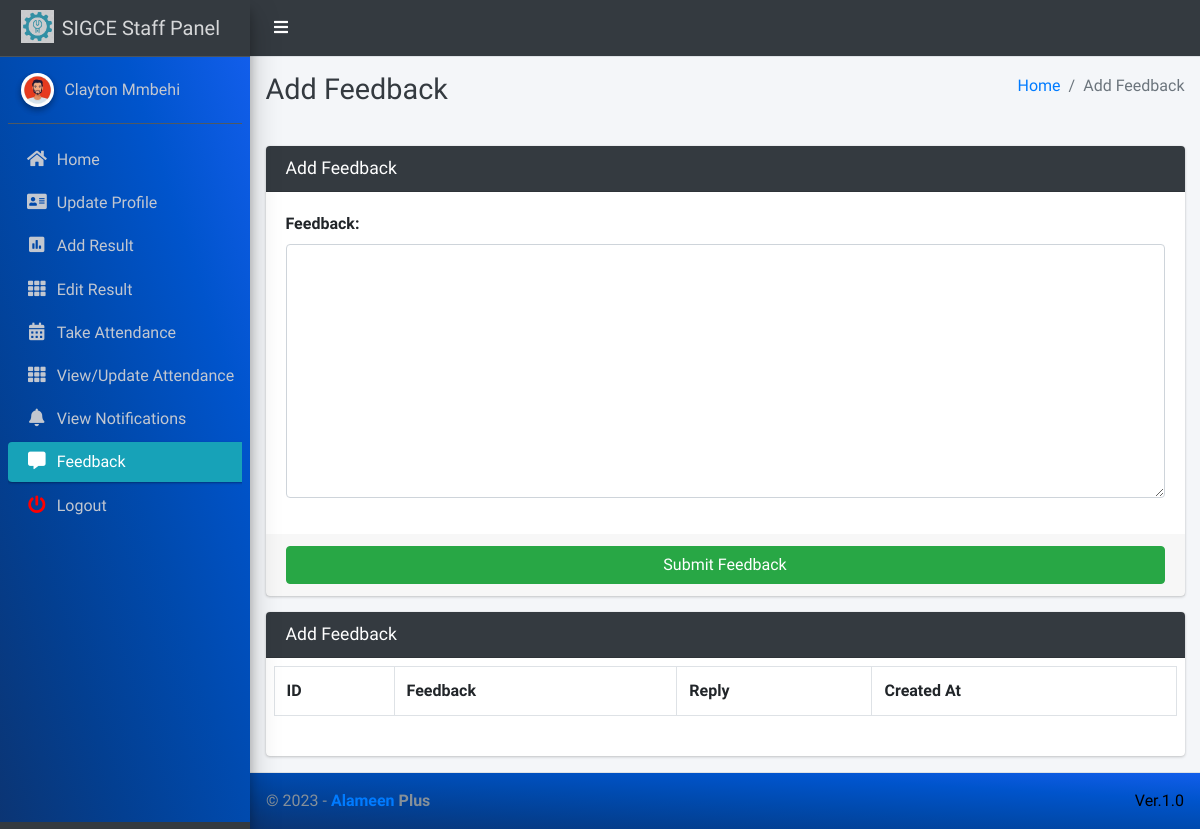
The app's page /staff/feedback/ (signed in) with its own data.
### main_app/models.py (models this page shows)
class CustomUser(AbstractUser):
    USER_TYPE = ((1, "HOD"), (2, "Staff"), (3, "Student"))
    GENDER = [("M", "Male"), ("F", "Female")]
    username = None  # Removed username, using email instead
    email = models.EmailField(unique=True)
    user_type = models.CharField(default=1, choices=USER_TYPE, max_length=1)
    gender = models.CharField(max_length=1, choices=GENDER)
    profile_pic = models.ImageField()
    address = models.TextField()
    created_at = models.DateTimeField(auto_now_add=True)
    updated_at = models.DateTimeField(auto_now=True)
    USERNAME_FIELD = "email"
    REQUIRED_FIELDS = []
    objects = CustomUserManager()
    def __str__(self):
        return  self.first_name + " " + self.last_name

### main_app/staff_views.py (the view, shortened to what this page needs)
# urls.py: path("staff/feedback/", staff_views.staff_feedback, name='staff_feedback'),
def staff_feedback(request):
    form = FeedbackStaffForm(request.POST or None)
    staff = get_object_or_404(Staff, admin_id=request.user.id)
    context = {
        'form': form,
        'feedbacks': FeedbackStaff.objects.filter(staff=staff),
        'page_title': 'Add Feedback'
    }
    return render(request, "staff_template/staff_feedback.html", context)

### main_app/forms.py
class FeedbackStaffForm(FormSettings):
    def __init__(self, *args, **kwargs):
        super(FeedbackStaffForm, self).__init__(*args, **kwargs)
    class Meta:
        model = FeedbackStaff
        fields = ['feedback']

### main_app/templates/staff_template/staff_feedback.html (shortened to what this page needs)
{% extends 'main_app/base.html' %}
{% load static %}
{% block page_title %}{{page_title}}{% endblock page_title %}
{% block content %}
<section class="content">
    <div class="container-fluid">
        <div class="row">
            <div class="col-md-12">
                <div class="card card-dark">
                    <div class="card-header">
                        <h3 class="card-title">{{page_title}}</h3>
                    </div>
                    {% include "main_app/form_template.html" with messages=messages  form=form button_text="Submit Feedback"%}
                </div>
<div class="card card-dark">
    <div class="card-header"><h3 class="card-title">{{page_title}}</h3>
    </div>
   <div class="table p-2">
       <table class="table table-bordered">
           <tr>
               <th>ID</th>
               <th>Feedback</th>
               <th>Reply</th>
            <th>Created At</th>
        </tr>
        </table>
    </div>
    </div>
            </div>
        </div>
    </div>
</section>
{% endblock content %}

### main_app/templates/main_app/sidebar_template.html (shortened to what this page needs)
{% load static %}
<aside class="main-sidebar sidebar-dark-info elevation-4">
    {% if request.user.user_type == '1' %}
    <a href="{% url 'admin_home' %}" class="brand-link">
        <img src="{% static 'dist/img/virusx.png' %} " alt="Alameen Plus Logo"
            class="brand-image " >
        <span class="brand-text font-weight-light" >A+ Admin Panel</span>
    </a>
    <div class="sidebar" style="background-image: linear-gradient(to right top, #0b3574, #033f91, #004aae, #0054cc, #125eeb);">
        <div class="user-panel mt-3 pb-3 mb-3 d-flex">
            <div class="image">
                <img src="{{ request.user.profile_pic}}" class="img-circle elevation-2" alt="User Image">
            </div>
            <div class="info">
                <a href="#" class="d-block">{{user}}</a>
            </div>
        </div>
        <nav class="mt-2">
            <ul class="nav nav-pills nav-sidebar flex-column" data-widget="treeview" role="menu" data-accordion="false">
                <li class="nav-item">
                    {% url 'admin_home' as admin_home %}
                    <a href="{{admin_home}}" class="nav-link {% if admin_home == request.path %} active {% endif %}">
                        <i class="nav-icon fas fa-home"></i>
                        <p>
                            Home
                        </p>
                    </a>
                </li>
                <li class="nav-item">
                    {% url 'admin_view_profile' as admin_view_profile %}
                    <a href="{{admin_view_profile}}"
                        class="nav-link {% if admin_view_profile == request.path %} active {% endif %}">
                        <i class="nav-icon fas fa-address-card"></i>
                        <p>
                            Update Profile
                        </p>
                    </a>
                </li>
                <!-- <li class="nav-item has-treeview">
                    <a href="#" class="nav-link" >
                        <i class="nav-icon fas fa-bookmark"></i>
                        <p>
                            Course
                            <i class="fas fa-angle-left right"></i>
                        </p>
                    </a>
                    <ul class="nav nav-treeview">
                        <li class="nav-item">
                            {% url 'add_course' as add_course %}
                            <a href="{{add_course}}"
                                class="nav-link  {% if add_course == request.path %} active {% endif %}">
                                <i class="far fa-circle nav-icon"></i>
                                <p>
                                    Add Course
                                </p>
                            </a>
                        </li>
                    </ul>
                </li> -->
                <li class="nav-item has-treeview">
                    <a href="#" class="nav-link">
                        <i class="nav-icon fas fa-book"></i>
                        <p>
                            Subject
                            <i class="fas fa-angle-left right"></i>
                        </p>
                    </a>
                    <ul class="nav nav-treeview">
                        <li class="nav-item">
                            {% url 'add_subject' as add_subject %}
                            <a href="{{add_subject}}"
                                class="nav-link  {% if add_subject == request.path %} active {% endif %}">
                                <i class="far fa-circle nav-icon"></i>
                                <p>
                                    Add Subject
                                </p>
                            </a>
                        </li>
                        <li class="nav-item">
                            {% url 'manage_subject' as manage_subject %}
                            {% url 'edit_subject' subject_id as edit_subject %}
                            <a href="{{manage_subject}}"
                                class="nav-link  {% if edit_subject == request.path or manage_subject == request.path %} active {% endif %}">
                                <i class="far fa-circle nav-icon"></i>
                                <p>
                                    Manage Subject
                                </p>
                            </a>
                        </li>
                    </ul>
                </li>
                <li class="nav-item has-treeview">
                    <a href="#" class="nav-link">
                        <i  class="nav-icon fas fa-clock"></i>
                        <p>
                            Session
                            <i class="fas fa-angle-left right"></i>
                        </p>
                    </a>
                    <ul class="nav nav-treeview">
                        <li class="nav-item">
                            {% url 'add_session' as add_session %}
                            <a href="{{add_session}}"
                                class="nav-link  {% if add_session == request.path %} active {% endif %}">
                                <i class="far fa-circle nav-icon"></i>
                                <p>
                                    Add Session
                                </p>
                            </a>
                        </li>
                        <li class="nav-item">
                            {% url 'manage_session' as manage_session %}
                            {% url 'edit_session' session_id as edit_session %}
                            <a href="{{manage_session}}"
                                class="nav-link  {% if edit_session == request.path or manage_session == request.path %} active {% endif %}">
                                <i class="far fa-circle nav-icon"></i>
                                <p>
                                    Manage Session
                                </p>
                            </a>
                        </li>
                    </ul>
                </li>
                <li class="nav-item">
                    {% url 'add_staff' as add_staff %}
                    <a href="{{add_staff}}" class="nav-link {% if add_staff == request.path %} active {% endif %}">
                        <i class="nav-icon fas fa-user-plus"></i>
                        <p>
                            Add Staff
                        </p>
                    </a>
                </li>
                <li class="nav-item">
                    {% url 'manage_staff' as manage_staff %}
                    {% url 'edit_staff' staff_id as edit_staff %}
                    <a href="{{manage_staff}}"
                        class="nav-link {% if manage_staff == request.path or request.path == edit_staff %} active {% endif %}">
                        <i class="nav-icon fas fa-th"></i>
                        <p>
                            Manage Staff
                        </p>
                    </a>
                </li>
                <li class="nav-item">
                    {% url 'admin_notify_staff' as admin_notify_staff %}
                    <a href="{{admin_notify_staff}}"
                        class="nav-link {% if admin_notify_staff == request.path %} active {% endif %}">
                        <i class="nav-icon fas fa-bullhorn"></i>
                        <p>
                            Notify Staff
                        </p>
                    </a>
                </li>
                {% elif request.user.user_type == '2' %}
                <a href="#" class="brand-link">
                    <img src="{% static 'dist/img/virusx.png' %}" alt="AdminLTE Logo"
                        class="brand-image " style="opacity: .8">
                    <span class="brand-text font-weight-light">SIGCE Staff Panel</span>
                </a>
                <div class="sidebar" style="background-image: linear-gradient(to right top, #0b3574, #033f91, #004aae, #0054cc, #125eeb);">
                    <div class="user-panel mt-3 pb-3 mb-3 d-flex">
                        <div class="image">
                            <img src="{{ request.user.profile_pic}}" class="img-circle elevation-2" alt="User Image">
                        </div>
                        <div class="info">
                            <a href="#" class="d-block">{{ user}}</a>
                        </div>
                    </div>
                    <nav class="mt-2">
                        <ul class="nav nav-pills nav-sidebar flex-column" data-widget="treeview" role="menu"
                            data-accordion="false">
                            <li class="nav-item">
                                {% url 'staff_home' as staff_home %}
                                <a href="{{staff_home}}"
                                    class="nav-link {% if staff_home == request.path %} active {% endif %}">
                                    <i class="nav-icon fas fa-home"></i>
                                    <p>
                                        Home
                                    </p>
                                </a>
                            </li>
                            <li class="nav-item">
                                {% url 'staff_view_profile' as staff_view_profile %}
                                <a href="{{staff_view_profile}}"
                                    class="nav-link {% if staff_view_profile == request.path %} active {% endif %}">
                                    <i class="nav-icon fas fa-address-card"></i>
                                    <p>
                                        Update Profile
                                    </p>
                                </a>
                            </li>
                            <li class="nav-item">
                                {% url 'staff_add_result' as staff_add_result %}
                                <a href="{{staff_add_result}}"
                                    class="nav-link {% if staff_add_result == request.path %} active {% endif %}">
                                    <i class="nav-icon fas fa-poll"></i>
                                    <p>
                                        Add Result
                                    </p>
                                </a>
                            </li>
                            <li class="nav-item">
                                {% url 'edit_student_result' as edit_student_result %}
                                <a href="{{edit_student_result}}"
                                    class="nav-link {% if edit_student_result == request.path %} active {% endif %}">
                                    <i class="nav-icon fas fa-th"></i>
                                    <p>
                                        Edit Result
                                    </p>
                                </a>
                            </li>
                            <li class="nav-item">
                                {% url 'staff_take_attendance' as staff_take_attendance %}
                                <a href="{{staff_take_attendance}}"
                                    class="nav-link {% if staff_take_attendance == request.path %} active {% endif %}">
                                    <i class="nav-icon fas fa-calendar-alt"></i>
                                    <p>
                                        Take Attendance
                                    </p>
                                </a>
                            </li>
                            <li class="nav-item">
                                {% url 'staff_update_attendance' as staff_update_attendance %}
                                <a href="{{staff_update_attendance}}"
                                    class="nav-link {% if staff_update_attendance == request.path %} active {% endif %}">
                                    <i class="nav-icon fas fa-th"></i>
                                    <p>
                                        View/Update Attendance
                                    </p>
                                </a>
                            </li>
                            <li class="nav-item">
                                {% url 'staff_view_notification' as staff_view_notification %}
                                <a href="{{staff_view_notification}}"
                                    class="nav-link {% if staff_view_notification == request.path %} active {% endif %}">
                                    <i class="nav-icon fas fa-bell"></i>
                                    <p>
                                        View Notifications
                                    </p>
                                </a>
                            </li>
                            <li class="nav-item">
                                {% url 'staff_feedback' as staff_feedback %}
                                <a href="{{staff_feedback}}"
                                    class="nav-link {% if staff_feedback == request.path %} active {% endif %}">
                                    <i class="nav-icon fas fa-comment-alt"></i>
                                    <p>
                                        Feedback
                                    </p>
                                </a>
                            </li>
                            {% endif %}
                    <li class="nav-item">
                        <a href="{% url 'user_logout' %}"
                            onclick="return confirm('Your session would be terminated.\n\nProceed?')"
                            class="nav-link">
                            <i  style="color: #ff0000"  class="nav-icon fas fa-power-off"></i>
                            <p>
                                Logout
                            </p>
                        </a>
                    </li>
            </ul>
        </nav>
    </div>
</aside>

### records on screen
CustomUser: user.profile_pic (picture), first_name+last_name "Clayton Mmbehi"

### other values on screen
{{ page_title }} "Add Feedback"
{{ field.label_tag }} "Feedback:"
{{ button_text }} "Submit Feedback"
